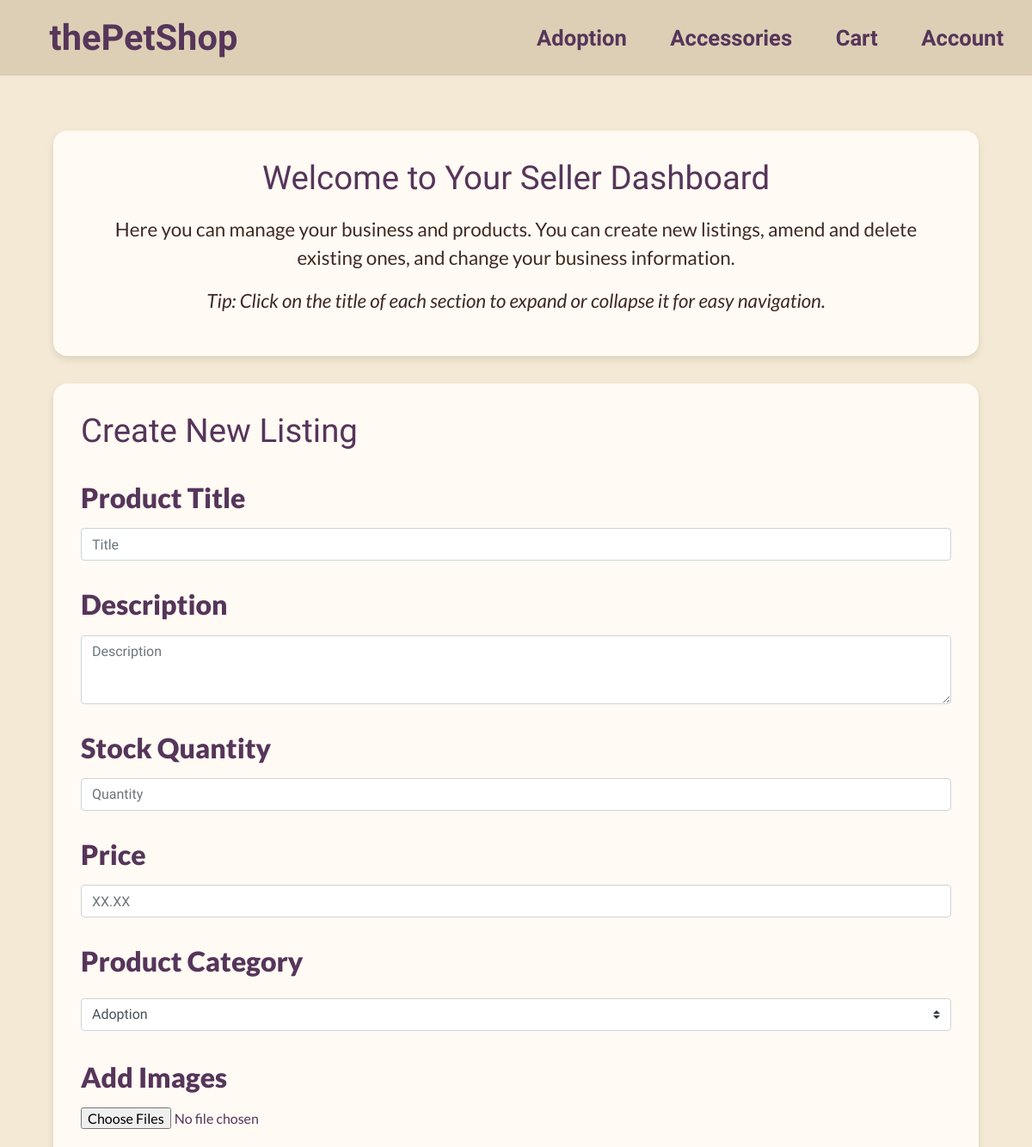
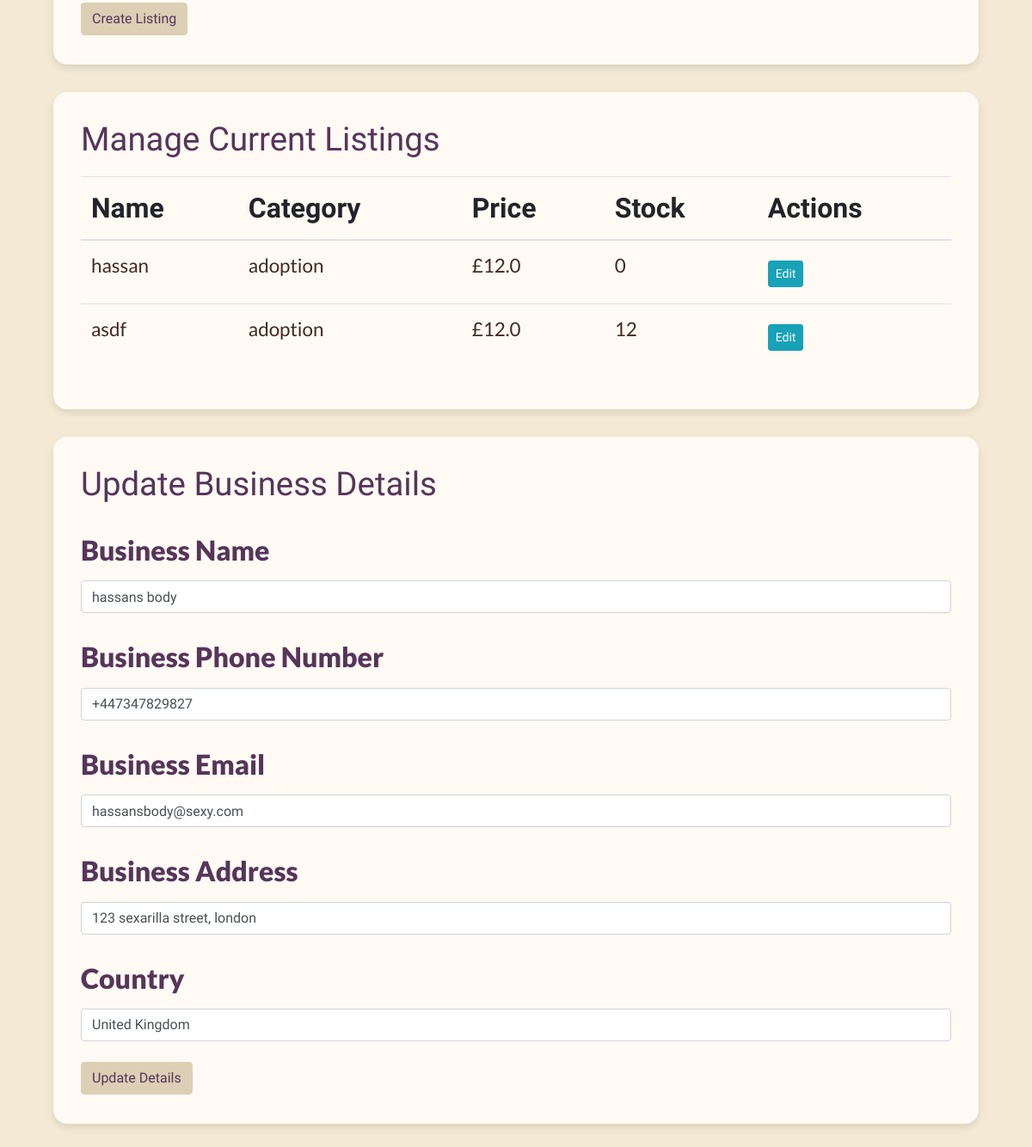
/seller (signed in), run on the app's committed database (2 pictures, top to bottom).
### app/models.py (models this page shows)
class Listing(db.Model):
    product_id = db.Column(db.Integer, primary_key=True)
    seller_id = db.Column(db.Integer, db.ForeignKey("seller.id"), nullable=False)
    name = db.Column(db.String(500), nullable=False)
    description = db.Column(db.Text, nullable=False)
    stock = db.Column(db.Integer, nullable=False)
    price = db.Column(db.Float, nullable=False)
    category = db.Column(db.String(50), nullable=False)
    images = db.relationship("Image", backref="image", lazy="dynamic")  # plural since one-to-many
    cart_items = db.relationship("Cart", backref="cart", lazy="dynamic")
    orders = db.relationship("Orders", backref="order", lazy="dynamic")

class Seller(db.Model):
    id = db.Column(db.Integer, primary_key=True)
    user_id = db.Column(db.Integer, db.ForeignKey("user.id"), unique=True, nullable=False)
    business_name = db.Column(db.String(100), nullable=False)
    business_phone = db.Column(db.String(20), nullable=False)
    business_email = db.Column(db.String(120), nullable=False)
    business_address = db.Column(db.String(300), nullable=False)
    country = db.Column(db.String(50), nullable=False)
    created_at = db.Column(db.DateTime, default=datetime.datetime.now())
    listings = db.relationship("Listing", backref="seller", lazy="dynamic")  # plural since one-to-many
    orders = db.relationship("Orders", backref="seller", lazy="dynamic")

### app/views.py (the view, shortened to what this page needs)
@app.route("/seller", methods=["GET", "POST"])
@login_required
def seller():
    sellerForm = SellerRegistrationForm()
    listingForm = CreateListingForm()
    seller = Seller.query.filter_by(user_id=current_user.id).first()
    user = User.query.get(current_user.id)
    if seller and request.method == "GET":
        sellerForm.businessName.data = seller.business_name
        sellerForm.businessPhone.data = seller.business_phone
        sellerForm.businessAddress.data = seller.business_address
        sellerForm.country.data = seller.country
    existing_listings = []
    if seller:
        existing_listings = Listing.query.filter_by(seller_id=seller.id).all()
    return render_template("seller.html", sellerForm=sellerForm, listingForm=listingForm, user=user, seller=seller, listings=existing_listings)

### app/forms.py
class SellerRegistrationForm(FlaskForm):
    businessName = wtforms.StringField(validators=[DataRequired()])
    businessPhone = wtforms.StringField(validators=[DataRequired(), ValidatePhoneNumber()])
    businessEmail = wtforms.StringField(validators=[DataRequired()])
    businessAddress = wtforms.StringField(validators=[DataRequired()])
    country = wtforms.StringField(validators=[DataRequired()])

class CreateListingForm(FlaskForm):
    name = wtforms.StringField(validators=[DataRequired()])
    description = wtforms.TextAreaField(validators=[DataRequired()])
    stock = wtforms.IntegerField(validators=[DataRequired(), ValidateNumber()])
    price = wtforms.FloatField(validators=[DataRequired(), ValidateNumber()])
    category = wtforms.StringField(validators=[DataRequired()])
    image = FileField("Product Images", validators=[FileAllowed(["jpg", "png", "jpeg"])])

### app/__init__.py (called while the page is built)
def get_locale():
    if request.args.get("lang"):
        session["lang"] = request.args.get("lang")
    return session.get("lang", "en")

@login_manager.user_loader
def load_user(id):
    if id is None:
        return None
    try:
        user = User.query.get(int(id))
        return user
    except ValueError:
        return None

### app/templates/seller.html (shortened to what this page needs)
{% extends "base.html" %}
{% block content %}
{% include 'nav_bar.html' %}
    <div class= "container">
        <div>
            {% if not seller %}
            <form id="form_template" action="" method="post" enctype="multipart/form-data">
                {{ sellerForm.csrf_token }}
                {{ sellerForm.hidden_tag() }}
                <h1>Seller Registration</h1>
                <div class="form-group">
                    <h2><label for="businessName">Business Name</label></h2>
                    <input type="text" class="form-control" id="businessName" name="businessName" placeholder="Business name">
                    {% for error in sellerForm.businessName.errors %}
                        <p class="error-message">{{ error }}</p>
                    {% endfor %}
                </div>
                <div class="form-group">
                    <h2><label for="businessPhone">Business Phone Number</label></h2>
                    <input type="tel" class="form-control" id="businessPhone" name="businessPhone" placeholder="Business contact number">
                    {% for error in sellerForm.businessPhone.errors %}
                        <p class="error-message">{{ error }}</p>
                    {% endfor %}
                </div>
                <div class="form-group">
                    <h2><label for="businessEmail">Business Email</label></h2>
                    <input type="email" class="form-control" id="businessEmail" name="businessEmail" placeholder="Business email address">
                    {% for error in sellerForm.businessEmail.errors %}
                        <p class="error-message">{{ error }}</p>
                    {% endfor %}
                </div>
                <div class="form-group">
                    <h2><label for="businessAddress">Business Address</label></h2>
                    <input type="text" class="form-control" id="businessAddress" name="businessAddress" placeholder="Business address">
                    {% for error in sellerForm.businessAddress.errors %}
                        <p class="error-message">{{ error }}</p>
                    {% endfor %}
                </div>
                <div class="form-group">
                    <h2><label for="country">Country</label></h2>
                    <input type="text" class="form-control" id="country" name="country" placeholder="Country of operation">
                    {% for error in sellerForm.country.errors %}
                        <p class="error-message">{{ error }}</p>
                    {% endfor %}
                </div>
                <button type="submit" name="submitSellerRegistration" class="btn btn-primary">Register as Seller</button>
            </form>
            {% else %}
            <div id="form_template" style="text-align:center;">
                <h1>Welcome to Your Seller Dashboard</h1>
                <p>Here you can manage your business and products. You can create new listings, amend and delete existing ones, and change your business information.</p>
                <p><em>Tip: Click on the title of each section to expand or collapse it for easy navigation.</em></p>
            </div>
            <div id="form_template">
                <a id="collapseable_text" data-toggle="collapse" href="#collapseNewListings" role="button" aria-expanded="true" aria-controls="collapseNewListings">
                    <h1>Create New Listing</h1>
                </a>
                <div class="collapse show" id="collapseNewListings">
                    <form action="" method="post" enctype="multipart/form-data">
                        <div class="form-group">
                            <h2><label for="name">Product Title</label></h2>
                            <input type="text" class="form-control" id="name" name="name" placeholder="Title">
                        </div>
                        <div class="form-group">
                            <h2><label for="description">Description</label></h2>
                            <textarea style="width:100%; height:5em;" class="form-control" id="description" name="description" placeholder="Description"></textarea>
                        </div>
                        <div class="form-group">
                            <h2><label for="stock">Stock Quantity</label></h2>
                            <input type="number" class="form-control" id="stock" name="stock" placeholder="Quantity">
                        </div>
                        <div class="form-group">
                            <h2><label for="price">Price</label></h2>
                            <input type="number" step="0.01" class="form-control" id="price" name="price" placeholder="XX.XX">
                        </div>
                        <div class="form-group">
                            <h2><label for="category">Product Category</label></h2>
                            <select class="custom-select" id="category" name="category" style="font-size:0.5em;">
                                <option value="adoption"><p>Adoption</p></option>
                            </select>
                        </div>
                        <div class="form-group">
                            <h2><label for="addImage">Add Images</label></h2>
                            <h2 style="font-size:0.5em; font">
                                <input type="file" class="form-control-file" id="addImage" name="addImage" multiple accept="addImage/*">
                            </h2>
                        </div>
                        <button type="submit" name="submitNewListing" class="btn btn-primary">Create Listing</button>
                    </form>
                </div>
            </div>
            <div id="form_template">
                <a id="collapseable_text" data-toggle="collapse" href="#collapseCurrentListings" role="button" aria-expanded="true" aria-controls="collapseCurrentListings">
                    <h1>Manage Current Listings</h1>
                </a>
                <div class="collapse show" id="collapseCurrentListings">
                    {% if listings %}
                        <table class="table">
                            <thead>
                                <tr>
                                    <th>Name</th>
                                    <th>Category</th>
                                    <th>Price</th>
                                    <th>Stock</th>
                                    <th>Actions</th>
                                </tr>
                            </thead>
                            <tbody>
                                {% for listing in listings %}
                                <tr>
                                    <td><p>{{ listing.name }}</p></td>
                                    <td><p>{{ listing.category }}</p></td>
                                    <td><p>£{{ listing.price }}</p></td>
                                    <td><p>{{ listing.stock }}</p></td>
                                    <td>
                                        <form action="{{ url_for('editListing', listing_id=listing.product_id) }}" method="post" style="display:inline;">
                                            <button type="submit" class="btn btn-info btn-sm" >Edit</button>
                                        </form>
                                    </td>
                                </tr>
                                {% endfor %}
                            </tbody>
                        </table>
                    {% else %}
                        <p>You have no current listings.</p>
                    {% endif %}
                </div>
            </div>
            <div id="form_template">
                <a id="collapseable_text" data-toggle="collapse" href="#collapseBusinessDetails" role="button" aria-expanded="true" aria-controls="collapseBusinessDetails"><h1>Update Business Details</h1></a>
                <div class="collapse show" id="collapseBusinessDetails">
                    <form action="" method="post">
                        <div class="form-group">
                            <h2><label for="businessName">Business Name</label></h2>
                            <input type="text" class="form-control" id="businessName" name="businessName" value="{{ seller.business_name }}">
                        </div>
                        <div class="form-group">
                            <h2><label for="businessPhone">Business Phone Number</label></h2>
                            <input type="tel" class="form-control" id="businessPhone" name="businessPhone" value="{{ seller.business_phone }}">
                        </div>
                        <div class="form-group">
                            <h2><label for="businessEmail">Business Email</label></h2>
                            <input type="email" class="form-control" id="businessEmail" name="businessEmail" value="{{ seller.business_email }}">
                        </div>
                        <div class="form-group">
                            <h2><label for="businessAddress">Business Address</label></h2>
                            <input type="text" class="form-control" id="businessAddress" name="businessAddress" value="{{ seller.business_address }}">
                        </div>
                        <div class="form-group">
                            <h2><label for="country">Country</label></h2>
                            <input type="text" class="form-control" id="country" name="country" value="{{ seller.country }}">
                        </div>
                        <button type="submit" name="submitBusinessDetails" class="btn btn-primary">Update Details</button>
                    </form>
                </div>
            </div>
            {% endif %}
        </div>
    </div>
{% endblock %}

### app/static/base_style.css (style rules this page uses)
:root { --bg_color:#f4e9d4; --text_colour:#56355a; --button_bg_colour: #ddcfb5; --button_color:#56355a; --alt_text_colour:#f4e9d4; }
body { background-color: var(--bg_color); color: var(--text_colour); font-family: "Lexend Deca", sans-serif; font-optical-sizing: auto; font-weight: 700; font-style: normal; font-size: 2em; }
h1 { margin-bottom:0.5em; font-size:1.2em; color: var(--text_colour); }
h2 { font-family: "Lato", sans-serif; font-weight: 800; font-size: 1em; color: var(--text_colour); }
p { font-family: "Lato", sans-serif; font-weight: 400; font-size: 0.7em; color: #3f2a22; }
.container { padding: 1em; }
#collapseable_text { color:var(--text_colour) }
#form_template { width: 100%; margin: 1em auto; padding: 1em; background-color: #fffaf3; border-radius: 0.5em; box-shadow: 0 4px 8px rgba(0, 0, 0, 0.1); }
.form-group { padding-top: 0.5em; }
.btn-primary { background-color: var(--button_bg_colour); color: var(--text_colour); border-color: var(--button_bg_colour); }

### data on the page
Listing: name "hassan", category "adoption", price "12.0", stock "0"
Listing: name "asdf", category "adoption", price "12.0", stock "12"
Seller: businessName "hassans body", businessPhone "+447347829827", businessEmail "hassansbody@sexy.com", businessAddress "123 sexarilla street, london", country "United Kingdom"
